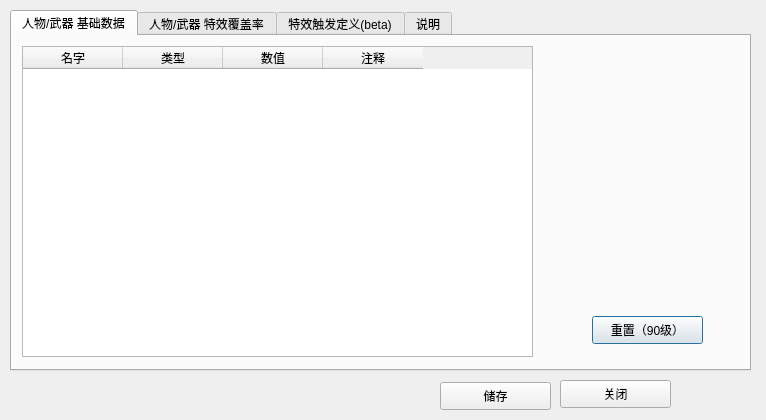
<?xml version="1.0" encoding="UTF-8"?>
<ui version="4.0">
 <class>Dialog</class>
 <widget class="QDialog" name="Dialog">
  <property name="geometry">
   <rect>
    <x>0</x>
    <y>0</y>
    <width>766</width>
    <height>420</height>
   </rect>
  </property>
  <property name="windowTitle">
   <string>Dialog</string>
  </property>
  <widget class="QTabWidget" name="tabs">
   <property name="geometry">
    <rect>
     <x>10</x>
     <y>10</y>
     <width>741</width>
     <height>361</height>
    </rect>
   </property>
   <property name="currentIndex">
    <number>0</number>
   </property>
   <widget class="QWidget" name="tab_2">
    <attribute name="title">
     <string>人物/武器 基础数据</string>
    </attribute>
    <widget class="QTableWidget" name="table_value">
     <property name="geometry">
      <rect>
       <x>10</x>
       <y>10</y>
       <width>511</width>
       <height>311</height>
      </rect>
     </property>
     <column>
      <property name="text">
       <string>名字</string>
      </property>
     </column>
     <column>
      <property name="text">
       <string>类型</string>
      </property>
     </column>
     <column>
      <property name="text">
       <string>数值</string>
      </property>
     </column>
     <column>
      <property name="text">
       <string>注释</string>
      </property>
     </column>
    </widget>
    <widget class="QPushButton" name="pb_reset">
     <property name="geometry">
      <rect>
       <x>580</x>
       <y>280</y>
       <width>111</width>
       <height>28</height>
      </rect>
     </property>
     <property name="text">
      <string>重置（90级）</string>
     </property>
    </widget>
   </widget>
   <widget class="QWidget" name="tab">
    <attribute name="title">
     <string>人物/武器 特效覆盖率</string>
    </attribute>
    <widget class="QTableWidget" name="table_ratio">
     <property name="geometry">
      <rect>
       <x>10</x>
       <y>10</y>
       <width>711</width>
       <height>311</height>
      </rect>
     </property>
     <column>
      <property name="text">
       <string>名字</string>
      </property>
     </column>
     <column>
      <property name="text">
       <string>条件</string>
      </property>
     </column>
     <column>
      <property name="text">
       <string>效果</string>
      </property>
     </column>
     <column>
      <property name="text">
       <string>覆盖率</string>
      </property>
     </column>
     <column>
      <property name="text">
       <string>描述</string>
      </property>
     </column>
    </widget>
   </widget>
   <widget class="QWidget" name="tab_4">
    <attribute name="title">
     <string>特效触发定义(beta)</string>
    </attribute>
    <widget class="QTableWidget" name="tb_buff_def">
     <property name="geometry">
      <rect>
       <x>0</x>
       <y>0</y>
       <width>711</width>
       <height>311</height>
      </rect>
     </property>
     <column>
      <property name="text">
       <string>名字</string>
      </property>
     </column>
     <column>
      <property name="text">
       <string>激活条件</string>
      </property>
     </column>
     <column>
      <property name="text">
       <string>结算条件</string>
      </property>
     </column>
     <column>
      <property name="text">
       <string>结算延迟</string>
      </property>
     </column>
     <column>
      <property name="text">
       <string>持续时间</string>
      </property>
     </column>
     <column>
      <property name="text">
       <string>冷却时间</string>
      </property>
     </column>
     <column>
      <property name="text">
       <string>初始层数</string>
      </property>
     </column>
     <column>
      <property name="text">
       <string>最大层数</string>
      </property>
     </column>
     <column>
      <property name="text">
       <string>附伤类型</string>
      </property>
     </column>
     <column>
      <property name="text">
       <string>附伤次数</string>
      </property>
     </column>
    </widget>
   </widget>
   <widget class="QWidget" name="tab_3">
    <attribute name="title">
     <string>说明</string>
    </attribute>
    <widget class="QPlainTextEdit" name="plainTextEdit">
     <property name="geometry">
      <rect>
       <x>20</x>
       <y>10</y>
       <width>671</width>
       <height>301</height>
      </rect>
     </property>
     <property name="plainText">
      <string>主界面武器未选择只显示人物，武器选择完成则显示人物和武器


人物/武器 基础数据
======================
数值列可修改



人物/武器 特效
======================
覆盖率列可修改

覆盖率对同一人物不同命座存储位置不同（就是每个命座可以有不同的覆盖率，不会相互覆盖）
</string>
     </property>
    </widget>
   </widget>
  </widget>
  <widget class="QPushButton" name="pb_save">
   <property name="geometry">
    <rect>
     <x>440</x>
     <y>382</y>
     <width>111</width>
     <height>28</height>
    </rect>
   </property>
   <property name="text">
    <string>储存</string>
   </property>
  </widget>
  <widget class="QPushButton" name="pb_close">
   <property name="geometry">
    <rect>
     <x>560</x>
     <y>380</y>
     <width>111</width>
     <height>28</height>
    </rect>
   </property>
   <property name="text">
    <string>关闭</string>
   </property>
  </widget>
 </widget>
 <resources/>
 <connections/>
</ui>
